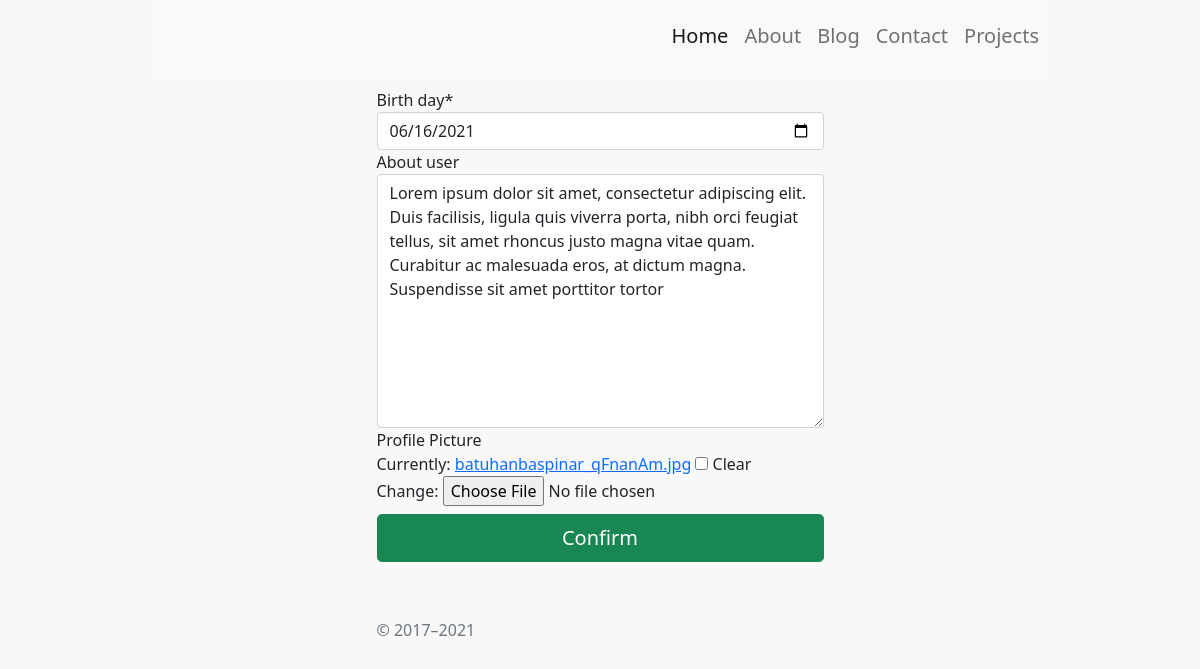
The app's page /account/about/edit/11/ with its own data.
### account/models.py (models this page shows, shortened)
class AboutUser(models.Model):
	username = models.OneToOneField('auth.user',on_delete = models.CASCADE, blank=True, null = True)
	birth_day = models.DateField(null=True)
	about_user = models.TextField(max_length=250,blank=True,null=True)
	profile_pic = models.ImageField(null=True,blank=True)

### account/views.py (the view)
# urls.py: path('about/edit/<pk>/',views.AboutUpdateView.as_view(),name="about_update"),
class AboutUpdateView(generic.UpdateView):
	model = AboutUser
	form_class = AboutForm
	template_name = 'account/about.html'

### account/forms.py
class AboutForm(ModelForm):
	def __init__(self, *args, **kwargs):
		super().__init__(*args,**kwargs)
		self.fields['profile_pic'].label = "Profile Picture"
	class Meta:
		model = AboutUser
		fields = ['birth_day','about_user','profile_pic']
		widgets = {
		'birth_day' : DateInput(attrs={'type':'date'})
		}

### account/templates/account/about.html (shortened to what this page needs)
{%extends 'base/base.html'%}
{%block content%}
{% load static %}
{%load crispy_forms_tags%}
<main class="form-signin d-flex justify-content-center align-items-center w-100 my-2">
    <form method="POST" class="form-group w-50 " enctype="multipart/form-data">
        {{form | crispy}}
        <button class="w-100 btn btn-lg btn-success my-2" type="submit">Confirm</button>
        <p class="mt-5 mb-3 text-muted">&copy; 2017–2021</p>
    </form>
</main>
{%endblock%}

### static/css/main.css (style rules this page uses)
body { background-color:#f8f8f8!important ; }

### records on screen
AboutUser: birth_day "06/16/2021", about_user "Lorem ipsum dolor sit amet, consectetur adipiscing elit. Duis facilisis, ligula quis viverra porta, nibh orci feugiat tellus, sit amet rhoncus justo magna vitae quam. Curabitur ac malesuada eros, at dictum magna. Suspendisse sit amet porttitor tortor"
